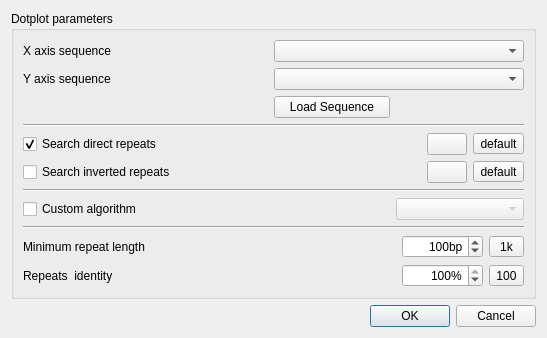
<?xml version="1.0" encoding="UTF-8"?>
<ui version="4.0">
 <class>DotPlotDialog</class>
 <widget class="QDialog" name="DotPlotDialog">
  <property name="windowModality">
   <enum>Qt::ApplicationModal</enum>
  </property>
  <property name="geometry">
   <rect>
    <x>0</x>
    <y>0</y>
    <width>547</width>
    <height>328</height>
   </rect>
  </property>
  <property name="windowTitle">
   <string>Dotplot</string>
  </property>
  <property name="windowIcon">
   <iconset>
    <normaloff>:/repeat_finder/repeats_image</normaloff>:/repeat_finder/repeats_image</iconset>
  </property>
  <property name="modal">
   <bool>true</bool>
  </property>
  <layout class="QVBoxLayout" name="verticalLayout">
   <item>
    <widget class="QGroupBox" name="paramsBox">
     <property name="title">
      <string>Dotplot parameters</string>
     </property>
     <layout class="QGridLayout" name="gridLayout">
      <item row="6" column="0" colspan="6">
       <widget class="Line" name="line">
        <property name="baseSize">
         <size>
          <width>0</width>
          <height>0</height>
         </size>
        </property>
        <property name="frameShadow">
         <enum>QFrame::Sunken</enum>
        </property>
        <property name="orientation">
         <enum>Qt::Horizontal</enum>
        </property>
       </widget>
      </item>
      <item row="9" column="0">
       <widget class="QCheckBox" name="algoCheck">
        <property name="text">
         <string>Custom algorithm</string>
        </property>
       </widget>
      </item>
      <item row="9" column="3" colspan="3">
       <widget class="QComboBox" name="algoCombo">
        <property name="enabled">
         <bool>false</bool>
        </property>
       </widget>
      </item>
      <item row="10" column="0" colspan="6">
       <widget class="Line" name="line_2">
        <property name="orientation">
         <enum>Qt::Horizontal</enum>
        </property>
       </widget>
      </item>
      <item row="13" column="1" colspan="3">
       <spacer name="horizontalSpacer_5">
        <property name="orientation">
         <enum>Qt::Horizontal</enum>
        </property>
        <property name="sizeHint" stdset="0">
         <size>
          <width>40</width>
          <height>20</height>
         </size>
        </property>
       </spacer>
      </item>
      <item row="11" column="2">
       <spacer name="horizontalSpacer_4">
        <property name="orientation">
         <enum>Qt::Horizontal</enum>
        </property>
        <property name="sizeHint" stdset="0">
         <size>
          <width>40</width>
          <height>20</height>
         </size>
        </property>
       </spacer>
      </item>
      <item row="0" column="0">
       <widget class="QLabel" name="label_4">
        <property name="text">
         <string>X axis sequence</string>
        </property>
       </widget>
      </item>
      <item row="11" column="0">
       <widget class="QLabel" name="label_2">
        <property name="minimumSize">
         <size>
          <width>0</width>
          <height>0</height>
         </size>
        </property>
        <property name="text">
         <string>Minimum repeat length</string>
        </property>
       </widget>
      </item>
      <item row="4" column="0">
       <widget class="QLabel" name="label_5">
        <property name="text">
         <string>Y axis sequence</string>
        </property>
       </widget>
      </item>
      <item row="13" column="0">
       <widget class="QLabel" name="label_3">
        <property name="text">
         <string>Repeats  identity</string>
        </property>
       </widget>
      </item>
      <item row="0" column="2" colspan="4">
       <widget class="QComboBox" name="xAxisCombo"/>
      </item>
      <item row="11" column="4">
       <widget class="QSpinBox" name="minLenBox">
        <property name="sizePolicy">
         <sizepolicy hsizetype="Minimum" vsizetype="Fixed">
          <horstretch>0</horstretch>
          <verstretch>0</verstretch>
         </sizepolicy>
        </property>
        <property name="minimumSize">
         <size>
          <width>0</width>
          <height>0</height>
         </size>
        </property>
        <property name="alignment">
         <set>Qt::AlignRight|Qt::AlignTrailing|Qt::AlignVCenter</set>
        </property>
        <property name="suffix">
         <string>bp</string>
        </property>
        <property name="prefix">
         <string/>
        </property>
        <property name="minimum">
         <number>2</number>
        </property>
        <property name="maximum">
         <number>1000000</number>
        </property>
        <property name="singleStep">
         <number>1</number>
        </property>
        <property name="value">
         <number>100</number>
        </property>
       </widget>
      </item>
      <item row="11" column="5">
       <widget class="QToolButton" name="minLenHeuristicsButton">
        <property name="sizePolicy">
         <sizepolicy hsizetype="Minimum" vsizetype="Fixed">
          <horstretch>0</horstretch>
          <verstretch>0</verstretch>
         </sizepolicy>
        </property>
        <property name="toolTip">
         <string>Heuristic based selection of repeat length so the number of repeats in the sequence will not exceed 1000</string>
        </property>
        <property name="text">
         <string>1k</string>
        </property>
       </widget>
      </item>
      <item row="4" column="2" colspan="4">
       <widget class="QComboBox" name="yAxisCombo"/>
      </item>
      <item row="13" column="4">
       <widget class="QSpinBox" name="identityBox">
        <property name="sizePolicy">
         <sizepolicy hsizetype="Minimum" vsizetype="Fixed">
          <horstretch>0</horstretch>
          <verstretch>0</verstretch>
         </sizepolicy>
        </property>
        <property name="minimumSize">
         <size>
          <width>0</width>
          <height>0</height>
         </size>
        </property>
        <property name="alignment">
         <set>Qt::AlignRight|Qt::AlignTrailing|Qt::AlignVCenter</set>
        </property>
        <property name="suffix">
         <string>%</string>
        </property>
        <property name="minimum">
         <number>50</number>
        </property>
        <property name="maximum">
         <number>100</number>
        </property>
        <property name="value">
         <number>100</number>
        </property>
       </widget>
      </item>
      <item row="13" column="5">
       <widget class="QToolButton" name="hundredPercentButton">
        <property name="sizePolicy">
         <sizepolicy hsizetype="Fixed" vsizetype="Fixed">
          <horstretch>0</horstretch>
          <verstretch>0</verstretch>
         </sizepolicy>
        </property>
        <property name="toolTip">
         <string>Resets repeats identity to 100%</string>
        </property>
        <property name="text">
         <string>100</string>
        </property>
       </widget>
      </item>
      <item row="9" column="1" colspan="2">
       <spacer name="horizontalSpacer_10">
        <property name="orientation">
         <enum>Qt::Horizontal</enum>
        </property>
        <property name="sizeHint" stdset="0">
         <size>
          <width>87</width>
          <height>20</height>
         </size>
        </property>
       </spacer>
      </item>
      <item row="0" column="1">
       <spacer name="horizontalSpacer_2">
        <property name="orientation">
         <enum>Qt::Horizontal</enum>
        </property>
        <property name="sizeHint" stdset="0">
         <size>
          <width>87</width>
          <height>20</height>
         </size>
        </property>
       </spacer>
      </item>
      <item row="4" column="1">
       <spacer name="horizontalSpacer_3">
        <property name="orientation">
         <enum>Qt::Horizontal</enum>
        </property>
        <property name="sizeHint" stdset="0">
         <size>
          <width>87</width>
          <height>20</height>
         </size>
        </property>
       </spacer>
      </item>
      <item row="8" column="0" colspan="6">
       <widget class="Line" name="line_3">
        <property name="orientation">
         <enum>Qt::Horizontal</enum>
        </property>
       </widget>
      </item>
      <item row="7" column="0" colspan="6">
       <layout class="QGridLayout" name="gridLayout_2">
        <item row="1" column="0">
         <widget class="QCheckBox" name="invertedCheckBox">
          <property name="text">
           <string>Search inverted repeats</string>
          </property>
         </widget>
        </item>
        <item row="0" column="0">
         <widget class="QCheckBox" name="directCheckBox">
          <property name="text">
           <string>Search direct repeats</string>
          </property>
          <property name="checked">
           <bool>true</bool>
          </property>
         </widget>
        </item>
        <item row="0" column="3">
         <widget class="QPushButton" name="directColorButton">
          <property name="text">
           <string notr="true"/>
          </property>
          <property name="autoDefault">
           <bool>false</bool>
          </property>
          <property name="default">
           <bool>false</bool>
          </property>
          <property name="flat">
           <bool>false</bool>
          </property>
         </widget>
        </item>
        <item row="0" column="1">
         <spacer name="horizontalSpacer_6">
          <property name="orientation">
           <enum>Qt::Horizontal</enum>
          </property>
          <property name="sizeHint" stdset="0">
           <size>
            <width>40</width>
            <height>20</height>
           </size>
          </property>
         </spacer>
        </item>
        <item row="0" column="4">
         <widget class="QToolButton" name="directDefaultColorButton">
          <property name="text">
           <string>default</string>
          </property>
         </widget>
        </item>
        <item row="1" column="4">
         <widget class="QToolButton" name="invertedDefaultColorButton">
          <property name="text">
           <string>default</string>
          </property>
         </widget>
        </item>
        <item row="1" column="3">
         <widget class="QPushButton" name="invertedColorButton">
          <property name="text">
           <string notr="true"/>
          </property>
          <property name="autoDefault">
           <bool>false</bool>
          </property>
          <property name="default">
           <bool>false</bool>
          </property>
          <property name="flat">
           <bool>false</bool>
          </property>
         </widget>
        </item>
       </layout>
      </item>
      <item row="5" column="2">
       <widget class="QPushButton" name="loadSequenceButton">
        <property name="toolTip">
         <string>Click to load a sequence from the file system. The sequence will be added to the combo boxes when it is loaded to the project</string>
        </property>
        <property name="text">
         <string>Load Sequence</string>
        </property>
       </widget>
      </item>
     </layout>
    </widget>
   </item>
   <item>
    <layout class="QHBoxLayout" name="horizontalLayout">
     <item>
      <spacer name="horizontalSpacer">
       <property name="orientation">
        <enum>Qt::Horizontal</enum>
       </property>
       <property name="sizeHint" stdset="0">
        <size>
         <width>40</width>
         <height>20</height>
        </size>
       </property>
      </spacer>
     </item>
     <item>
      <widget class="QPushButton" name="startButton">
       <property name="text">
        <string>OK</string>
       </property>
       <property name="default">
        <bool>true</bool>
       </property>
      </widget>
     </item>
     <item>
      <widget class="QPushButton" name="cancelButton">
       <property name="text">
        <string>Cancel</string>
       </property>
      </widget>
     </item>
    </layout>
   </item>
  </layout>
 </widget>
 <tabstops>
  <tabstop>xAxisCombo</tabstop>
  <tabstop>yAxisCombo</tabstop>
  <tabstop>loadSequenceButton</tabstop>
  <tabstop>directCheckBox</tabstop>
  <tabstop>invertedCheckBox</tabstop>
  <tabstop>directColorButton</tabstop>
  <tabstop>directDefaultColorButton</tabstop>
  <tabstop>invertedColorButton</tabstop>
  <tabstop>invertedDefaultColorButton</tabstop>
  <tabstop>algoCheck</tabstop>
  <tabstop>algoCombo</tabstop>
  <tabstop>minLenBox</tabstop>
  <tabstop>minLenHeuristicsButton</tabstop>
  <tabstop>identityBox</tabstop>
  <tabstop>hundredPercentButton</tabstop>
  <tabstop>startButton</tabstop>
  <tabstop>cancelButton</tabstop>
 </tabstops>
 <resources/>
 <connections>
  <connection>
   <sender>startButton</sender>
   <signal>clicked()</signal>
   <receiver>DotPlotDialog</receiver>
   <slot>accept()</slot>
   <hints>
    <hint type="sourcelabel">
     <x>453</x>
     <y>317</y>
    </hint>
    <hint type="destinationlabel">
     <x>273</x>
     <y>270</y>
    </hint>
   </hints>
  </connection>
  <connection>
   <sender>cancelButton</sender>
   <signal>clicked()</signal>
   <receiver>DotPlotDialog</receiver>
   <slot>reject()</slot>
   <hints>
    <hint type="sourcelabel">
     <x>536</x>
     <y>317</y>
    </hint>
    <hint type="destinationlabel">
     <x>273</x>
     <y>270</y>
    </hint>
   </hints>
  </connection>
  <connection>
   <sender>algoCheck</sender>
   <signal>toggled(bool)</signal>
   <receiver>algoCombo</receiver>
   <slot>setEnabled(bool)</slot>
   <hints>
    <hint type="sourcelabel">
     <x>127</x>
     <y>212</y>
    </hint>
    <hint type="destinationlabel">
     <x>526</x>
     <y>213</y>
    </hint>
   </hints>
  </connection>
 </connections>
</ui>
